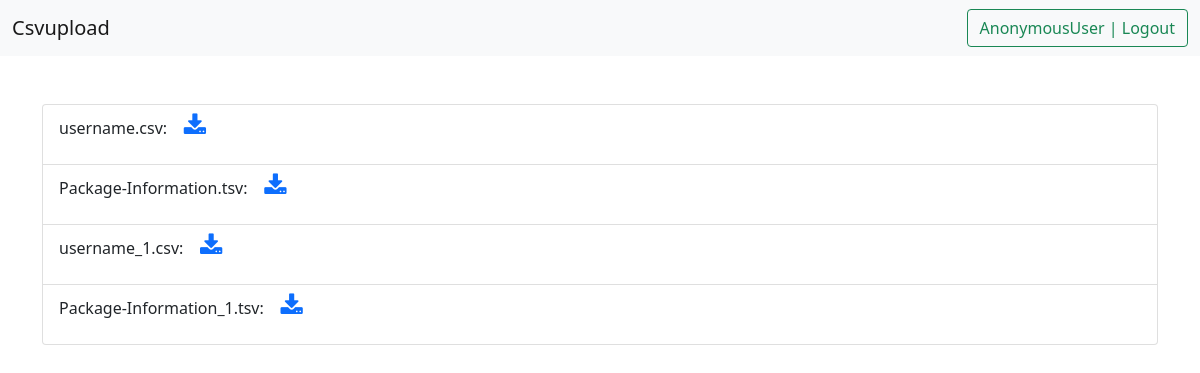
The page /allfiles/ on the database its author committed.
### backend/models.py (models this page shows, shortened)
class uploader(models.Model):
    username = models.CharField(max_length=256)
    file = models.FileField(upload_to='')
    file.short_description = 'Download Fieldname'

### backend/views.py (the view)
# urls.py: path('allfiles/', views.allfiles, name='allfiles'),
def allfiles(request):
    data = uploader.objects.all()
    return render(request, "allfiles.html", {"data": data})

### templates/allfiles.html (shortened to what this page needs)
<!DOCTYPE html>
<html lang="en">
<head>
</head>
<link rel="stylesheet" href="https://cdnjs.cloudflare.com/ajax/libs/font-awesome/4.7.0/css/font-awesome.min.css">
<link href="https://cdn.jsdelivr.net/npm/bootstrap@5.1.3/dist/css/bootstrap.min.css" rel="stylesheet"
>
<body>
    <nav class="navbar navbar-light bg-light">
        <div class="container-fluid">
            <a class="navbar-brand" href="/">Csvupload</a>
            <a href="/logout/" class="btn btn-outline-success">{{request.user}} | Logout</a>
        </div>
    </nav>
    <div class="container my-5">
        <ul class="list-group">
            {% for i in data %}
            <li class="list-group-item">
                <p>{{i.file}}: &nbsp;&nbsp;
                    <a href="/media/{{i.file}}/">
                        <i class="fa fa-download" style="font-size:24px"></i>
                    </a>
                </p>
            </li>
            {% endfor %}
        </ul>
    </div>
</body>
</html>

### rows shown on the page
uploader: file "username.csv"
uploader: file "Package-Information.tsv"
uploader: file "username_1.csv"
uploader: file "Package-Information_1.tsv"

### other values the page prints
{{ request.user }} "AnonymousUser"
